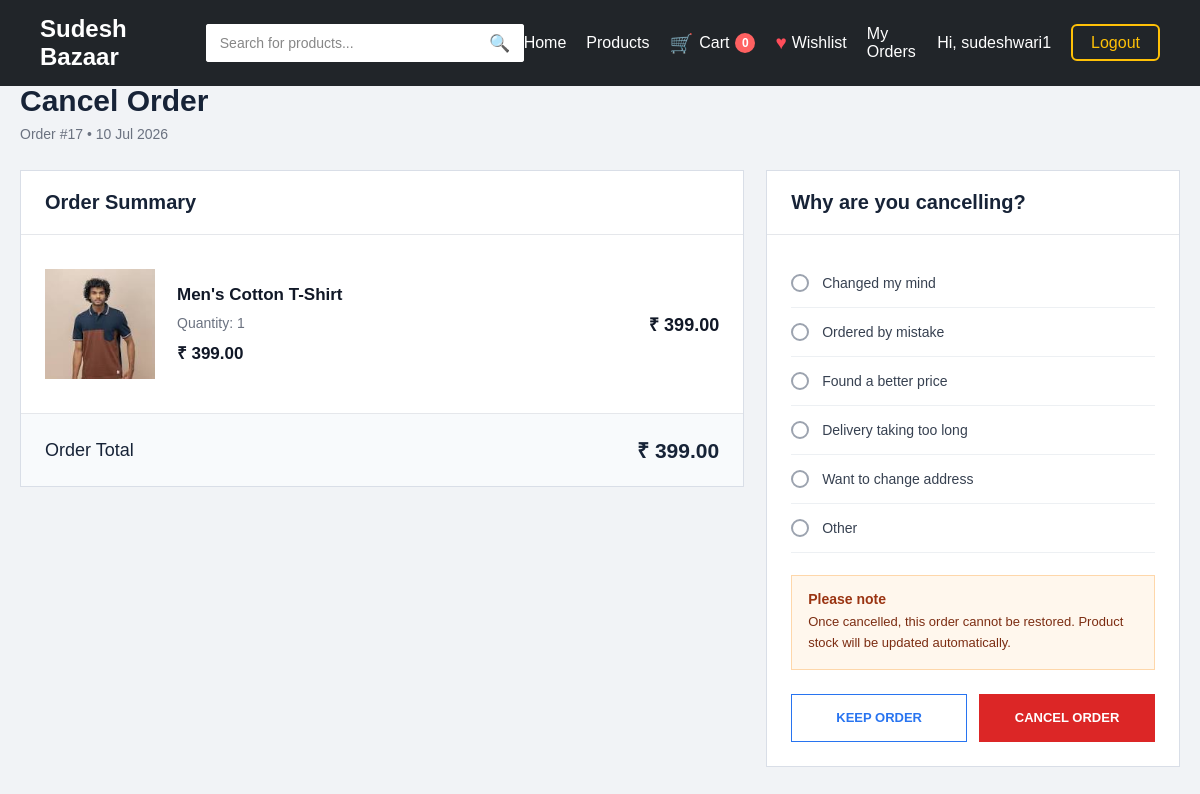
The page /cancel-order/17/ (signed in) on the database its author committed.
### myapp/models.py (models this page shows, shortened)
class Order(models.Model):
    STATUS_CHOICES = [
        ("Placed", "Placed"),
        ("Confirmed", "Confirmed"),
        ("Shipped", "Shipped"),
        (
            "Out for Delivery",
            "Out for Delivery"
        ),
        ("Delivered", "Delivered"),
        ("Cancelled", "Cancelled"),
    ]
    CANCEL_REASON_CHOICES = [
        (
            "Changed my mind",
            "Changed my mind"
        ),
        (
            "Ordered by mistake",
            "Ordered by mistake"
        ),
        (
            "Found a better price",
            "Found a better price"
        ),
        (
            "Delivery taking too long",
            "Delivery taking too long"
        ),
        (
            "Want to change address",
            "Want to change address"
        ),
        (
            "Other",
            "Other"
        ),
    ]
    PAYMENT_METHOD_CHOICES = [
        (
            "COD",
            "Cash on Delivery"
        ),
        (
            "ONLINE",
            "Online Payment"
        ),
    ]
    PAYMENT_STATUS_CHOICES = [
        (
            "Pending",
            "Pending"
        ),
        (
            "Paid",
            "Paid"
        ),
        (
            "Failed",
            "Failed"
        ),
        (
            "Refunded",
            "Refunded"
        ),
    ]
    user = models.ForeignKey(
        User,
        on_delete=models.CASCADE,
        related_name="orders"
    )
    address = models.ForeignKey(
        Address,
        on_delete=models.PROTECT,
        related_name="orders"
    )
    total_amount = models.DecimalField(
        max_digits=12,
        decimal_places=2
    )
    status = models.CharField(
        max_length=30,
        choices=STATUS_CHOICES,
        default="Placed"
    )
    payment_method = models.CharField(
        max_length=30,
        choices=PAYMENT_METHOD_CHOICES,
        default="COD"
    )
    payment_status = models.CharField(
        max_length=30,
        choices=PAYMENT_STATUS_CHOICES,
        default="Pending"
    )
    razorpay_order_id = models.CharField(
        max_length=100,
        blank=True,
        null=True
    )
    razorpay_payment_id = models.CharField(
        max_length=100,
        blank=True,
        null=True
    )
    razorpay_signature = models.CharField(
        max_length=255,
        blank=True,
        null=True
    )
    cancel_reason = models.CharField(
        max_length=100,
        choices=CANCEL_REASON_CHOICES,
        blank=True,
        null=True
    )
    cancel_note = models.TextField(
        blank=True,
        null=True
    )
    cancelled_at = models.DateTimeField(
        blank=True,
        null=True
    )
    created_at = models.DateTimeField(
        auto_now_add=True
    )
    updated_at = models.DateTimeField(
        auto_now=True
    )
    @property
    def can_cancel(self):
        return self.status in [
            "Placed",
            "Confirmed",
        ]

class OrderItem(models.Model):
    order = models.ForeignKey(
        Order,
        on_delete=models.CASCADE,
        related_name="items"
    )
    product = models.ForeignKey(
        Product,
        on_delete=models.PROTECT,
        related_name="order_items"
    )
    product_name = models.CharField(
        max_length=200
    )
    price = models.DecimalField(
        max_digits=10,
        decimal_places=2
    )
    quantity = models.PositiveIntegerField(
        default=1
    )
    @property
    def total_price(self):
        return (
            self.price
            * self.quantity
        )

class Product(models.Model):
    category = models.ForeignKey(
        Category,
        on_delete=models.SET_NULL,
        null=True,
        blank=True,
        related_name="products"
    )
    name = models.CharField(max_length=200)
    description = models.TextField()
    price = models.DecimalField(
        max_digits=10,
        decimal_places=2
    )
    original_price = models.DecimalField(
        max_digits=10,
        decimal_places=2,
        null=True,
        blank=True
    )
    image = models.ImageField(upload_to="products/")
    stock = models.PositiveIntegerField(default=0)

### myapp/views.py (the view, shortened to what this page needs)
@login_required
def cancel_order(request, id):
    order = get_object_or_404(
        Order.objects.prefetch_related(
            "items__product"
        ),
        id=id,
        user=request.user
    )
    return render(
        request,
        "cancel_order.html",
        {
            "order": order,
            "cancel_reasons":
                Order.CANCEL_REASON_CHOICES,
        }
    )

### myapp/context_processors.py (called while the page is built)
def cart_count(request):
    count = 0
    if request.user.is_authenticated:
        try:
            cart = Cart.objects.get(
                user=request.user
            )
            count = sum(
                item.quantity
                for item in cart.items.all()
            )
        except Cart.DoesNotExist:
            count = 0
    return {
        "navbar_cart_count": count
    }

### myapp/templates/cancel_order.html (shortened to what this page needs)
{% extends "base.html" %}
{% load static %}
{% block content %}
<div class="cancel-page">
    <div class="cancel-container">
        <div class="cancel-header">
            <a
                href="{% url 'order_detail' order.id %}"
                class="back-link"
            >
            </a>
            <h1>
                Cancel Order
            </h1>
            <p>
                Order #{{ order.id }}
                •
                {{ order.created_at|date:"d M Y" }}
            </p>
        </div>
        <div class="cancel-layout">
            <div class="cancel-order-card">
                <div class="card-title">
                    Order Summary
                </div>
                {% for item in order.items.all %}
                    <div class="cancel-product">
                        <div class="cancel-product-image">
                            {% if item.product and item.product.image %}
                                <img
                                    src="{{ item.product.image.url }}"
                                    alt="{{ item.product_name }}"
                                >
                            {% endif %}
                        </div>
                        <div class="cancel-product-info">
                            <h3>
                                {{ item.product_name }}
                            </h3>
                            <p>
                                Quantity:
                                {{ item.quantity }}
                            </p>
                            <strong>
                                ₹ {{ item.price|floatformat:2 }}
                            </strong>
                        </div>
                        <div class="cancel-product-total">
                            ₹ {{ item.total_price|floatformat:2 }}
                        </div>
                    </div>
                {% endfor %}
                <div class="cancel-order-total">
                    <span>
                        Order Total
                    </span>
                    <strong>
                        ₹ {{ order.total_amount|floatformat:2 }}
                    </strong>
                </div>
            </div>
            <div class="cancel-form-card">
                <div class="card-title">
                    Why are you cancelling?
                </div>
                <form
                    method="POST"
                    id="cancelOrderForm"
                >
                    <div class="cancel-reasons">
                        {% for value, label in cancel_reasons %}
                            <label class="cancel-reason-option">
                                <span class="custom-radio"></span>
                                <span class="reason-text">
                                    {{ label }}
                                </span>
                            </label>
                        {% endfor %}
                    </div>
                    <div class="cancel-warning">
                        <strong>
                            Please note
                        </strong>
                        <p>
                            Once cancelled, this order cannot be restored.
                            Product stock will be updated automatically.
                        </p>
                    </div>
                    <div class="cancel-actions">
                        <a
                            href="{% url 'order_detail' order.id %}"
                            class="keep-order-btn"
                        >
                            KEEP ORDER
                        </a>
                        <button
                            type="submit"
                            class="confirm-cancel-btn"
                        >
                            CANCEL ORDER
                        </button>
                    </div>
                </form>
            </div>
        </div>
    </div>
</div>
{% endblock %}

### myapp/templates/base.html (shortened to what this page needs)
 {% load static %}
<!DOCTYPE html>
<html lang="en">
<head>
    <link
        rel="stylesheet"
        href="{% static 'css/style.css' %}"
    >
</head>
<body>
{% if request.resolver_match.url_name != "login" and request.resolver_match.url_name != "register" %}
<nav class="navbar">
    <div class="logo">
        <a href="{% url 'home' %}">
            Sudesh Bazaar
        </a>
    </div>
    <form
        method="GET"
        action="{% url 'product_search' %}"
        class="navbar-search"
    >
        <input
            type="text"
            name="q"
            placeholder="Search for products..."
            value="{{ request.GET.q|default:'' }}"
            autocomplete="off"
        >
        <button type="submit">
            🔍
        </button>
    </form>
    <ul class="nav-links">
        <li>
            <a href="{% url 'home' %}">
                Home
            </a>
        </li>
        <li>
            <a href="{% url 'home' %}#categories">
                Products
            </a>
        </li>
        <li>
            <a
                href="{% url 'cart' %}"
                class="nav-cart-link"
            >
                <span class="nav-cart-icon">
                    🛒
                </span>
                <span>
                    Cart
                </span>
                <span
                    class="nav-cart-count"
                    id="navbar-cart-count"
                >
                    {{ navbar_cart_count }}
                </span>
            </a>
        </li>
        {% if user.is_authenticated %}
        <li>
            <a
                href="{% url 'wishlist' %}"
                class="nav-wishlist-link"
            >
                <span class="nav-wishlist-icon">
                    ♥
                </span>
                <span>
                    Wishlist
                </span>
            </a>
        </li>
        <li>
            <a
                href="{% url 'my_orders' %}"
                class="nav-orders-link"
            >
                My Orders
            </a>
        </li>
        <li>
            <a
                href="{% url 'my_account' %}"
                class="nav-user-link"
            >
                Hi, {{ user.username }}
            </a>
        </li>
        <li>
            <a
                href="{% url 'logout' %}"
                class="login-btn"
            >
                Logout
            </a>
        </li>
        {% endif %}
    </ul>
</nav>
{% endif %}
{% block content %}
{% endblock %}
</body>
</html>

### rows shown on the page
Order: id "17", created_at "10 Jul 2026", total_amount "399.00"
OrderItem: product.image (picture), product_name "Men's Cotton T-Shirt", quantity "1", price "399.00", total_price "399.00"

### other values the page prints
{{ navbar_cart_count }} "0"
{{ user.username }} "sudeshwari1"
{{ label }} "Changed my mind" "Ordered by mistake" "Found a better price" "Delivery taking too long" "Want to change address" "Other"
